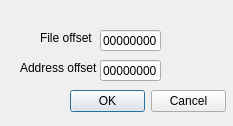
<?xml version="1.0" encoding="UTF-8"?>
<ui version="4.0">
 <class>loadfrom</class>
 <widget class="QDialog" name="loadfrom">
  <property name="geometry">
   <rect>
    <x>0</x>
    <y>0</y>
    <width>233</width>
    <height>126</height>
   </rect>
  </property>
  <property name="sizePolicy">
   <sizepolicy hsizetype="Fixed" vsizetype="Fixed">
    <horstretch>0</horstretch>
    <verstretch>0</verstretch>
   </sizepolicy>
  </property>
  <property name="windowTitle">
   <string>Dialog</string>
  </property>
  <widget class="QLineEdit" name="lineEdit">
   <property name="geometry">
    <rect>
     <x>100</x>
     <y>60</y>
     <width>61</width>
     <height>21</height>
    </rect>
   </property>
   <property name="inputMask">
    <string/>
   </property>
   <property name="text">
    <string>00000000</string>
   </property>
   <property name="maxLength">
    <number>8</number>
   </property>
   <property name="cursorPosition">
    <number>8</number>
   </property>
   <property name="alignment">
    <set>Qt::AlignCenter</set>
   </property>
  </widget>
  <widget class="QLineEdit" name="lineEdit_2">
   <property name="geometry">
    <rect>
     <x>100</x>
     <y>30</y>
     <width>61</width>
     <height>21</height>
    </rect>
   </property>
   <property name="inputMethodHints">
    <set>Qt::ImhNone</set>
   </property>
   <property name="text">
    <string>00000000</string>
   </property>
   <property name="maxLength">
    <number>8</number>
   </property>
   <property name="alignment">
    <set>Qt::AlignCenter</set>
   </property>
  </widget>
  <widget class="QLabel" name="label">
   <property name="geometry">
    <rect>
     <x>20</x>
     <y>60</y>
     <width>81</width>
     <height>16</height>
    </rect>
   </property>
   <property name="text">
    <string>Address offset</string>
   </property>
  </widget>
  <widget class="QLabel" name="label_2">
   <property name="geometry">
    <rect>
     <x>40</x>
     <y>30</y>
     <width>71</width>
     <height>16</height>
    </rect>
   </property>
   <property name="text">
    <string>File offset</string>
   </property>
  </widget>
  <widget class="QDialogButtonBox" name="buttonBox">
   <property name="geometry">
    <rect>
     <x>70</x>
     <y>90</y>
     <width>156</width>
     <height>23</height>
    </rect>
   </property>
   <property name="standardButtons">
    <set>QDialogButtonBox::Cancel|QDialogButtonBox::Ok</set>
   </property>
  </widget>
 </widget>
 <resources/>
 <connections>
  <connection>
   <sender>lineEdit</sender>
   <signal>editingFinished()</signal>
   <receiver>loadfrom</receiver>
   <slot>edit()</slot>
   <hints>
    <hint type="sourcelabel">
     <x>130</x>
     <y>20</y>
    </hint>
    <hint type="destinationlabel">
     <x>116</x>
     <y>62</y>
    </hint>
   </hints>
  </connection>
  <connection>
   <sender>lineEdit_2</sender>
   <signal>editingFinished()</signal>
   <receiver>loadfrom</receiver>
   <slot>edit()</slot>
   <hints>
    <hint type="sourcelabel">
     <x>130</x>
     <y>60</y>
    </hint>
    <hint type="destinationlabel">
     <x>116</x>
     <y>62</y>
    </hint>
   </hints>
  </connection>
  <connection>
   <sender>buttonBox</sender>
   <signal>accepted()</signal>
   <receiver>loadfrom</receiver>
   <slot>accept()</slot>
   <hints>
    <hint type="sourcelabel">
     <x>147</x>
     <y>101</y>
    </hint>
    <hint type="destinationlabel">
     <x>116</x>
     <y>62</y>
    </hint>
   </hints>
  </connection>
  <connection>
   <sender>buttonBox</sender>
   <signal>rejected()</signal>
   <receiver>loadfrom</receiver>
   <slot>reject()</slot>
   <hints>
    <hint type="sourcelabel">
     <x>147</x>
     <y>101</y>
    </hint>
    <hint type="destinationlabel">
     <x>116</x>
     <y>62</y>
    </hint>
   </hints>
  </connection>
 </connections>
 <slots>
  <slot>edit()</slot>
 </slots>
</ui>
